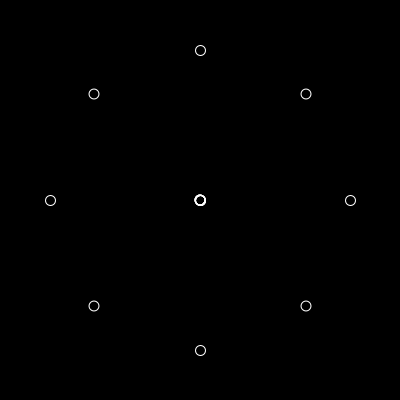
Frame 1 (no input)
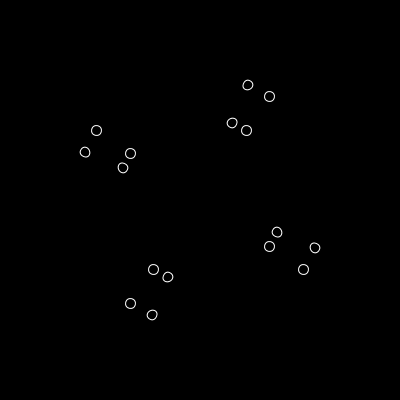
Frame 60 (the mouse pressed at the canvas centre just before this capture)
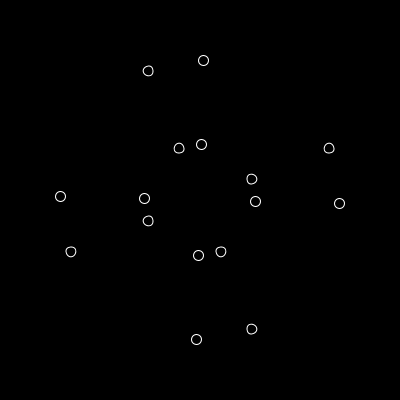
Frame 120 (the mouse held since frame 60 and released just before this capture)

The Processing sketch that drew these frames (run headless with seeded random() and noise(); from frame 60 on, the mouse is pressed at the canvas centre):

// Processing sketch: processing_88661
// ── processing_88661.pde

void setup(){
size(400,400);

}

float theta = 0;

void draw(){
float radius=150;
background(0);
translate(width/2,height/2);
ellipseMode(CENTER);

stroke(255);
noFill();
//ellipse(0,0,radius,radius);
rotate(theta);

float xval = radius * cos(theta);
float yval = radius * sin(theta);
ellipse(xval,0,10,10);
ellipse(0,yval,10,10);
ellipse(yval,0,10,10);
ellipse(0,xval,10,10);

ellipse(-xval,0,10,10);
ellipse(0,-yval,10,10);
ellipse(-yval,0,10,10);
ellipse(0,-xval,10,10);

rotate(theta+PI/4);
ellipse(xval,0,10,10);
ellipse(0,yval,10,10);
ellipse(yval,0,10,10);
ellipse(0,xval,10,10);

ellipse(-xval,0,10,10);
ellipse(0,-yval,10,10);
ellipse(-yval,0,10,10);
ellipse(0,-xval,10,10);
theta+=.01;
}
